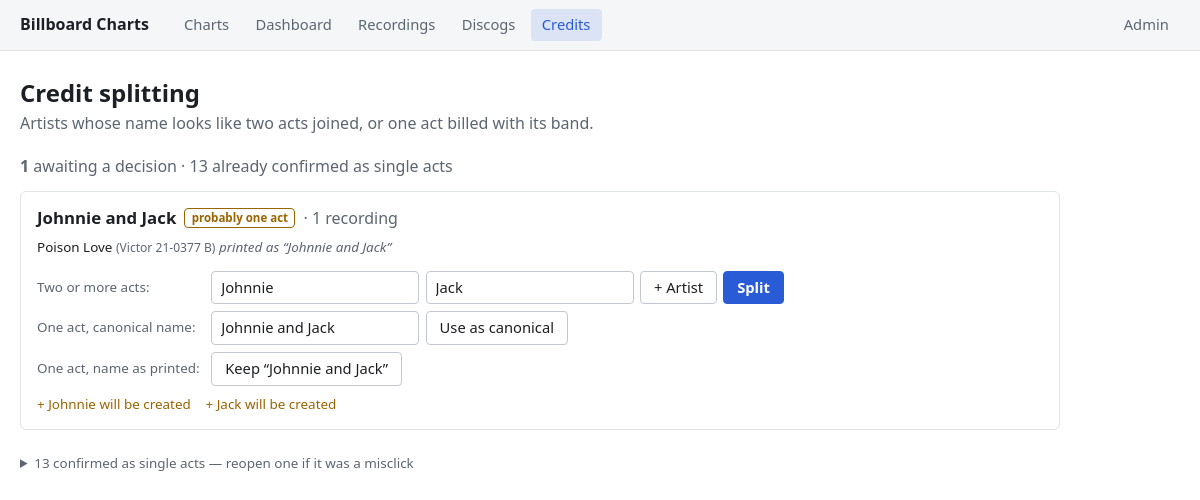
The app's page /credits/ with its own data.
### charts/models.py (models this page shows, shortened)
class Artist(models.Model):
    canonical_name = models.CharField(max_length=200)
    confirmed_single_act = models.BooleanField(default=False)

class Recording(models.Model):
    label = models.ForeignKey(Label, on_delete=models.PROTECT, related_name="recordings")
    catalog_number = models.CharField(max_length=30)  # CharField: numbers like "20-2700" aren't integers
    side = models.CharField(max_length=4, blank=True)
    song = models.ForeignKey(Song, on_delete=models.PROTECT, related_name="recordings")
    credit_text = models.CharField(max_length=300)
    reissue_of = models.ForeignKey(
        "self", null=True, blank=True, on_delete=models.SET_NULL, related_name="reissues"
    )
    class Meta:
        constraints = [
            models.UniqueConstraint(
                fields=["label", "catalog_number", "side"], name="unique_label_catalog_side"
            )
        ]
    @property
    def catalog_display(self):
        return format_catalog(self.label.name, self.catalog_number, self.side)

class Song(models.Model):
    title = models.CharField(max_length=300)

class Label(models.Model):
    name = models.CharField(max_length=100, unique=True)

### charts/views.py (the view)
# urls.py: path("credits/", views.credit_queue, name="credit_queue"),
def credit_queue(request):
    artists = credits_lib.pending_artists()
    proposals = [credits_lib.proposed_split(a) for a in artists]
    return render(request, "charts/credit_queue.html", {
        "proposals": proposals,
        "pending_count": len(proposals),
        "confirmed_single": Artist.objects.filter(confirmed_single_act=True).order_by("canonical_name"),
        "confirmed_single_count": Artist.objects.filter(confirmed_single_act=True).count(),
        "known_artists": Artist.objects.order_by("canonical_name"),
        "messages": request.session.pop("credit_messages", []),
    })

### charts/credits.py (called while the page is built)
def leader_guess(name):
    match = LEADER_AND_BAND.match(name) or LEADER_POSSESSIVE.match(name)
    if not match:
        return None
    leader = match.group("leader").strip()
    return leader if leader and leader.lower() != name.strip().lower() else None

def split_name(name):
    if STRONG_DELIMITER in name:
        parts = [p.strip() for p in name.split(STRONG_DELIMITER) if p.strip()]
        if len(parts) > 1:
            return parts, True
    for delimiter in SOFT_DELIMITERS:
        if delimiter in name:
            parts = [p.strip() for p in name.split(delimiter) if p.strip()]
            if len(parts) > 1:
                return parts, False
    return [name], False

def resolve_artist(name):
    name = (name or "").strip()
    if not name:
        return None
    found = Artist.objects.filter(canonical_name__iexact=name).first()
    if found:
        return found
    alias = ArtistAlias.objects.filter(alias_text__iexact=name).select_related("artist").first()
    return alias.artist if alias else None

def proposed_split(artist):
    parts, is_strong = split_name(artist.canonical_name)
    leader = leader_guess(artist.canonical_name)
    return {
        "artist": artist,
        "is_strong": is_strong,
        "parts": [{"text": p, "resolved": resolve_artist(p)} for p in parts],
        "leader": leader or artist.canonical_name,
        "has_leader_guess": leader is not None,
        "leader_resolved": resolve_artist(leader) if leader else None,
        "recordings": list(
            Recording.objects.filter(credits__artist=artist)
            .select_related("song", "label").distinct()
        ),
    }

def pending_artists():
    candidates = (
        Artist.objects.filter(confirmed_single_act=False)
        .annotate(credit_count=Count("recording_credits"))
        .filter(credit_count__gt=0)
    )
    rows = []
    for artist in candidates:
        parts, is_strong = split_name(artist.canonical_name)
        if len(parts) > 1 or leader_guess(artist.canonical_name):
            rows.append((not is_strong, -artist.credit_count, artist.canonical_name, artist))
    rows.sort(key=lambda r: r[:3])
    return [r[3] for r in rows]

### charts/models.py (called while the page is built)
def format_catalog(label_name, catalog_number, side):
    parts = [label_name, catalog_number]
    if side:
        parts.append(side)
    return " ".join(parts)

### charts/templates/charts/credit_queue.html (shortened to what this page needs)
{% extends "charts/base.html" %}
{% block main_class %}page-narrow{% endblock %}
{% block content %}
    <div class="page-header">
        <div>
            <h1>Credit splitting</h1>
            <p class="subtitle">Artists whose name looks like two acts joined, or one act billed with its band.</p>
        </div>
    </div>
    <p class="summary">
        <strong>{{ pending_count }}</strong> awaiting a decision
        {% if confirmed_single_count %}&middot; {{ confirmed_single_count }} already confirmed as single acts{% endif %}
    </p>
    {% for p in proposals %}
    <div class="credit-card {% if p.is_strong %}strong{% endif %}">
        <div class="credit-card-head">
            <span class="artist-name">{{ p.artist.canonical_name }}</span>
            {% if p.is_strong %}
                <span class="confidence-badge confidence-exact" title="Joined with ' - ', which is the delimiter the original workbook used for collaborations">likely collaboration</span>
            {% else %}
                <span class="confidence-badge confidence-weak" title="Joined with 'and'/'&amp;', which far more often appears inside a single act's name">probably one act</span>
            {% endif %}
            <span class="muted">&middot; {{ p.recordings|length }} recording{{ p.recordings|length|pluralize }}</span>
        </div>
        <ul class="credit-recordings">
            {% for r in p.recordings %}
            <li>
                {{ r.song.title }} <span class="catalog-hint">({{ r.catalog_display }})</span>
                <span class="printed-as">printed as &ldquo;{{ r.credit_text }}&rdquo;</span>
            </li>
            {% endfor %}
        </ul>
        <form method="post" action="{% url 'charts:credit_split' p.artist.id %}" class="credit-outcome">
            <span class="outcome-label">Two or more acts:</span>
            {% for part in p.parts %}
                <input type="text" name="part" value="{{ part.text }}" list="known-artist-names"
                       class="{% if part.resolved %}resolves{% else %}will-create{% endif %}"
                       title="{% if part.resolved %}Already on file as artist #{{ part.resolved.id }}{% else %}Not on file -- splitting will create this artist{% endif %}">
            {% endfor %}
            <button type="button" title="Split into one more artist"
                onclick="const box = this.form.querySelector('input[name=part]').cloneNode(); box.value = ''; box.className = 'will-create'; box.title = 'New artist'; this.before(box); box.focus();">+ Artist</button>
            <button type="submit" class="btn-primary">Split</button>
        </form>
        <form method="post" action="{% url 'charts:credit_canonical' p.artist.id %}" class="credit-outcome">
            <span class="outcome-label">One act, canonical name:</span>
            <input type="text" name="canonical" value="{{ p.leader }}" list="known-artist-names"
                   class="{% if p.leader_resolved %}resolves{% elif p.has_leader_guess %}will-create{% endif %}"
                   title="Use when the printed credit is one act plus its band. The full printed name is kept as an alias.">
            <button type="submit">Use as canonical</button>
        </form>
        <form method="post" action="{% url 'charts:credit_keep' p.artist.id %}" class="credit-outcome">
            <span class="outcome-label">One act, name as printed:</span>
            <button type="submit" title="This is one act's name, not two -- stop offering it here.">
                Keep &ldquo;{{ p.artist.canonical_name }}&rdquo;
            </button>
        </form>
        <p class="credit-hint">
            {% for part in p.parts %}
                {% if part.resolved %}<span class="ok">&check; {{ part.text }} on file</span>
                {% else %}<span class="new">+ {{ part.text }} will be created</span>{% endif %}
            {% endfor %}
        </p>
    </div>
    {% endfor %}
    {% if confirmed_single %}
    <details class="confirmed-single-list">
        <summary>{{ confirmed_single_count }} confirmed as single acts &mdash; reopen one if it was a misclick</summary>
    </details>
    {% endif %}
{% endblock %}

### charts/templates/charts/base.html (style rules this page uses)
:root { color-scheme: light dark; --bg: #ffffff; --surface: #f5f6f8; --surface-strong: #eceef2; --border: #dfe2e7; --border-strong: #c3c8d0; --text: #1c1f23; --muted: #5d6570; --accent: #2a5bd7; --on-accent: #ffffff; --up: #1a7d1a; --down: #b23b3b; --new: #9a6400; --tie: #6a4fbf; --series-1: #2a78d6; --fs-xs: 0.72rem; --fs-sm: 0.84rem; --fs-control: 0.92rem; --fs-base: 1rem; --control-h: 2.1rem; --control-h-sm: 1.75rem; --radius: 6px; --radius-sm: 4px; --page-width: 1500px; --page-narrow: 1040px; }
*, *::before, *::after { box-sizing: border-box; }
body { margin: 0; font-family: system-ui, -apple-system, "Segoe UI", sans-serif; font-size: var(--fs-base); line-height: 1.45; color: var(--text); background: var(--bg); }
h1 { font-size: 1.5rem; line-height: 1.2; margin: 0 0 0.3rem; }
.muted { color: var(--muted); }
input:not([type="checkbox"]):not([type="radio"]):not([type="hidden"]):not([type="range"]), select, textarea { font: inherit; font-size: var(--fs-control); min-height: var(--control-h); padding: 0 0.55rem; color: var(--text); background: var(--bg); border: 1px solid var(--border-strong); border-radius: var(--radius-sm); }
input::placeholder { color: var(--muted); opacity: 0.8; }
main.page-narrow > * { max-width: var(--page-narrow); }
.page-header { display: flex; justify-content: space-between; align-items: flex-start; gap: 1rem; flex-wrap: wrap; margin-bottom: 1.25rem; }
.subtitle { color: var(--muted); margin: 0; }
button, .btn { display: inline-flex; align-items: center; justify-content: center; gap: 0.35rem; min-height: var(--control-h); padding: 0 0.8rem; font: inherit; font-size: var(--fs-control); font-weight: 500; line-height: 1.2; color: var(--text); background: var(--bg); border: 1px solid var(--border-strong); border-radius: var(--radius-sm); cursor: pointer; white-space: nowrap; text-decoration: none; }
.btn-primary { background: var(--accent); border-color: var(--accent); color: var(--on-accent); font-weight: 600; }
.tie-badge, .chart-badge, .ref-id, .status-badge, .confidence-badge, .release-level-tag, .discogs-linked-tag { display: inline-flex; align-items: center; font-size: var(--fs-xs); font-weight: 600; line-height: 1; padding: 0.2rem 0.4rem; border-radius: var(--radius-sm); border: 1px solid currentColor; white-space: nowrap; vertical-align: middle; }
.confidence-badge.confidence-weak { color: var(--new); }
.summary { color: var(--muted); margin: 0 0 0.75rem; }
.catalog-hint { color: var(--muted); font-size: 0.9em; }
.credit-card { border: 1px solid var(--border); border-radius: var(--radius); padding: 0.9rem 1rem; margin-bottom: 1rem; }
.credit-card-head { display: flex; align-items: center; gap: 0.5rem; flex-wrap: wrap; margin-bottom: 0.5rem; }
.credit-card-head .artist-name { font-weight: 700; font-size: 1.05rem; }
.credit-recordings { list-style: none; margin: 0 0 0.8rem; padding: 0; font-size: var(--fs-sm); }
.credit-recordings li { margin-bottom: 0.15rem; }
.printed-as { color: var(--muted); font-style: italic; }
.credit-outcome { display: flex; gap: 0.4rem; align-items: center; flex-wrap: wrap; margin-bottom: 0.45rem; }
.credit-outcome:last-of-type { margin-bottom: 0; }
.credit-outcome .outcome-label { width: 10.5rem; flex: none; font-size: var(--fs-sm); color: var(--muted); }
.credit-outcome input { width: 13rem; }
.credit-outcome input.will-create { border-color: var(--new); }
.credit-hint { font-size: var(--fs-sm); margin: 0.6rem 0 0; }
.credit-hint .new { color: var(--new); margin-right: 0.7rem; }
.confirmed-single-list { margin-top: 1.5rem; font-size: var(--fs-sm); color: var(--muted); }
.confirmed-single-list summary { cursor: pointer; }

### records on screen
Artist: artist.canonical_name "Johnnie and Jack", recordings|length "1", part "Johnnie" "Jack", canonical "Johnnie and Jack", text "Johnnie" "Jack"
Recording: song "Poison Love", catalog_display "Victor 21-0377 B", credit_text "Johnnie and Jack"

### other values on screen
{{ pending_count }} "1"
{{ confirmed_single_count }} "13"
